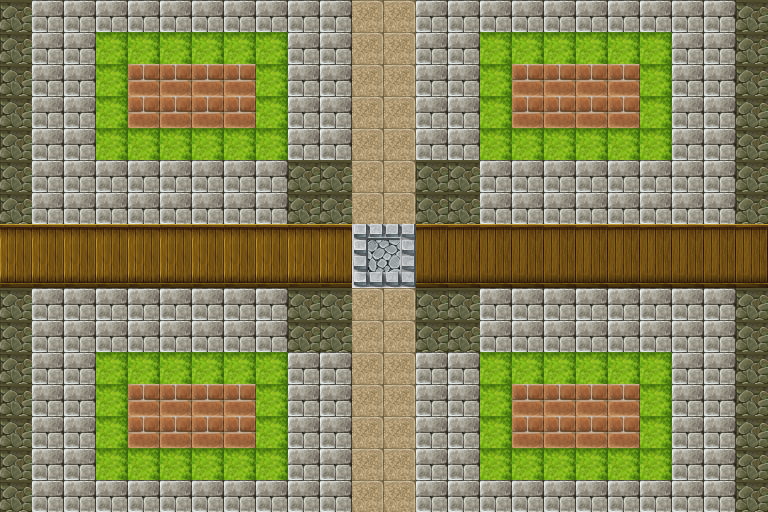

The image is a tile-based game level rendered from a .tmx file. Its description and source (layers, tilesets, objects; grid data summarised) follow:
An orthogonal 24x16 tile map with 32x32 px tiles, 1 tile layer (块层 1).

<map version="1.0" orientation="orthogonal" renderorder="right-down" width="24" height="16" tilewidth="32" tileheight="32" nextobjectid="1">
 <tileset firstgid="1" name="TileA4" tilewidth="32" tileheight="32" tilecount="240" columns="16">
  <image source="TileA4.png" width="512" height="480" />
 </tileset>
 <layer name="块层 1" width="24" height="16">
  <data>[384 cells, 384 non-empty, 13 distinct tile ids]</data>
 </layer>
</map>
